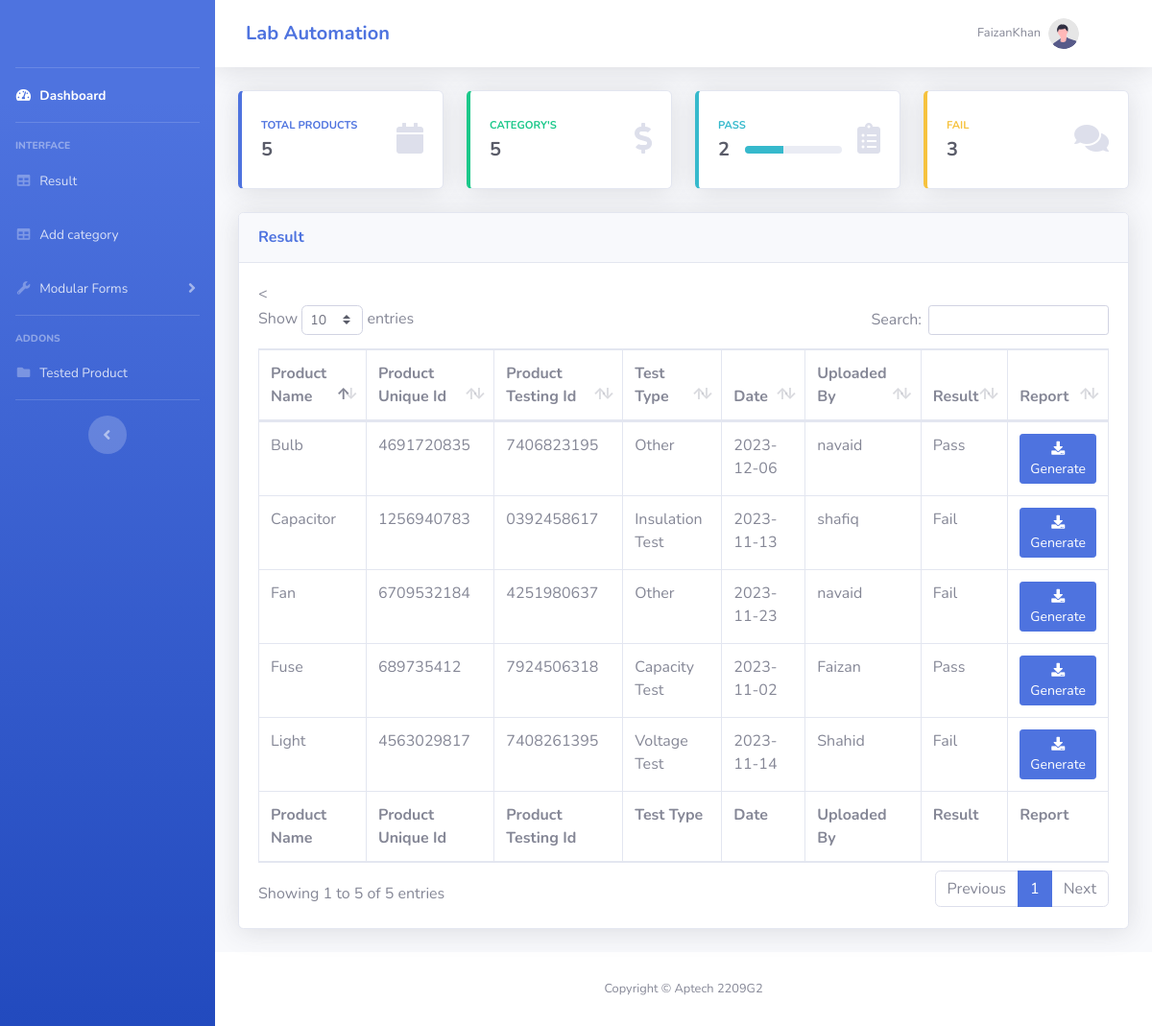
The page /data_all_fetch.php (signed in) on the database its author committed.
### tables this page shows
CREATE TABLE `tested_product` (
  `product_id` int(11) NOT NULL,
  `product_name` varchar(200) NOT NULL,
  `product_unique_id` varchar(50) NOT NULL,
  `product_testing_id` varchar(50) NOT NULL,
  `uploader_name` varchar(100) NOT NULL,
  `prod_date` varchar(100) NOT NULL,
  `result` varchar(20) NOT NULL,
  `testing_type` varchar(200) NOT NULL,
  `rating` int(50) NOT NULL,
  `remarks` varchar(200) NOT NULL,
  `description` varchar(200) NOT NULL
);

### data_all_fetch.php (the view, shortened to what this page needs)
<?php
require 'Connection/connection.php';
?>
<?php
$total_count_Query = "SELECT COUNT(*) AS total_products FROM testing_forms";
$total_count_prepare = $connection->prepare($total_count_Query);
$total_count_prepare->execute();
$total_count_Data = $total_count_prepare->fetch(PDO::FETCH_ASSOC);
$total_products_count = $total_count_Data['total_products'];
$tested_count_Query = "SELECT COUNT(*) AS tested_product FROM tested_product";
$tested_count_prepare = $connection->prepare($tested_count_Query);
$tested_count_prepare->execute();
$tested_count_Data = $tested_count_prepare->fetch(PDO::FETCH_ASSOC);
$tested_products_count = $tested_count_Data['tested_product'];
$category_count_Query = "SELECT COUNT(*) AS category FROM category";
$category_count_prepare = $connection->prepare($category_count_Query);
$category_count_prepare->execute();
$tested_count_Data_query = $category_count_prepare->fetch(PDO::FETCH_ASSOC);
$category_count = $tested_count_Data_query['category'];
$tested_pass_Query = "SELECT COUNT(*) AS total_pass_products FROM tested_product WHERE result = 'pass'";
$tested_pass_prepare = $connection->prepare($tested_pass_Query);
$tested_pass_prepare->execute();
$tested_pass_Data = $tested_pass_prepare->fetch(PDO::FETCH_ASSOC);
$total_pass_products = $tested_pass_Data['total_pass_products'];
$tested_fail_Query = "SELECT COUNT(*) AS total_fail_products FROM tested_product WHERE result = 'fail'";
$tested_fail_prepare = $connection->prepare($tested_fail_Query);
$tested_fail_prepare->execute();
$tested_fail_Data = $tested_fail_prepare->fetch(PDO::FETCH_ASSOC);
$total_fail_products = $tested_fail_Data['total_fail_products'];
$total_products_count += $tested_products_count;
$total_products = $tested_products_count;
$pass_percentage = 0;
if ($total_products > 0) {
    $pass_percentage = ($total_pass_products / $total_products) * 100;
}
?>
<?php
$fetch_query = "SELECT * FROM `tested_product` ";
$fetch_prepare = $connection->prepare($fetch_query);
$fetch_prepare->execute();
$fetch_data = $fetch_prepare->fetchAll(PDO::FETCH_ASSOC);
?>
<!DOCTYPE html>
<html lang="en">
<head>
    <link href="vendor/fontawesome-free/css/all.min.css" rel="stylesheet" type="text/css">
    <link href="css/sb-admin-2.min.css" rel="stylesheet">
    <link href="vendor/datatables/dataTables.bootstrap4.min.css" rel="stylesheet">
</head>
<body id="page-top">
    <div id="wrapper">
        <?php require 'header/navbar.php' ?>
        <div class="container-fluid">
            <div class="row">
                <div class="col-xl-3 col-md-6 mb-4">
                    <div class="card border-left-primary shadow h-100 py-2">
                        <div class="card-body">
                            <div class="row no-gutters align-items-center">
                                <div class="col mr-2">
                                    <div class="text-xs font-weight-bold text-primary text-uppercase mb-1">
                                        Total Products</div>
                                    <div class="h5 mb-0 font-weight-bold text-gray-800">
                                        <?php echo "$total_products_count"; ?>
                                    </div>
                                </div>
                                <div class="col-auto">
                                    <i class="fas fa-calendar fa-2x text-gray-300"></i>
                                </div>
                            </div>
                        </div>
                    </div>
                </div>
                <div class="col-xl-3 col-md-6 mb-4">
                    <div class="card border-left-success shadow h-100 py-2">
                        <div class="card-body">
                            <div class="row no-gutters align-items-center">
                                <div class="col mr-2">
                                    <div class="text-xs font-weight-bold text-success text-uppercase mb-1">
                                        Category's </div>
                                    <div class="h5 mb-0 font-weight-bold text-gray-800">
                                        <?php echo "$category_count"; ?>
                                    </div>
                                </div>
                                <div class="col-auto">
                                    <i class="fas fa-dollar-sign fa-2x text-gray-300"></i>
                                </div>
                            </div>
                        </div>
                    </div>
                </div>
                <div class="col-xl-3 col-md-6 mb-4">
                    <div class="card border-left-info shadow h-100 py-2">
                        <div class="card-body">
                            <div class="row no-gutters align-items-center">
                                <div class="col mr-2">
                                    <div class="text-xs font-weight-bold text-info text-uppercase mb-1">Pass
                                    </div>
                                    <div class="row no-gutters align-items-center">
                                        <div class="col-auto">
                                            <div class="h5 mb-0 mr-3 font-weight-bold text-gray-800"><?php echo "$total_pass_products"; ?></div>
                                        </div>
                                        <div class="col">
                                            <div class="progress progress-sm mr-2">
                                                <div class="progress-bar bg-info" role="progressbar" style="width: <?php echo "$pass_percentage%"; ?>" aria-valuenow="<?php echo "$pass_percentage"; ?>" aria-valuemin="0" aria-valuemax="100"></div>
                                            </div>
                                        </div>
                                    </div>
                                </div>
                                <div class="col-auto">
                                    <i class="fas fa-clipboard-list fa-2x text-gray-300"></i>
                                </div>
                            </div>
                        </div>
                    </div>
                </div>
                <div class="col-xl-3 col-md-6 mb-4">
                    <div class="card border-left-warning shadow h-100 py-2">
                        <div class="card-body">
                            <div class="row no-gutters align-items-center">
                                <div class="col mr-2">
                                    <div class="text-xs font-weight-bold text-warning text-uppercase mb-1">
                                        Fail</div>
                                    <div class="h5 mb-0 font-weight-bold text-gray-800">
                                        <?php echo "$total_fail_products"; ?>
                                    </div>
                                </div>
                                <div class="col-auto">
                                    <i class="fas fa-comments fa-2x text-gray-300"></i>
                                </div>
                            </div>
                        </div>
                    </div>
                </div>
            </div>
            <div class="card shadow mb-4">
                <div class="card-header py-3">
                    <h6 class="m-0 font-weight-bold text-primary">Result </h6>
                </div>
                <div class="card-body">
                    <div class="table-responsive">
                        <table class="table table-bordered" id="dataTable" width="100%" cellspacing="0">
                            <thead>
                                <tr>
                                    <th>Product Name</th>
                                    <th>Product Unique Id</th>
                                    <th>Product Testing Id</th>
                                    <th>Test Type</th>
                                    <th>Date</th>
                                    <th>Uploaded By</th>
                                    <th>Result</th>
                                    <th>Report</th>
                                </tr>
                            </thead>
                            <tfoot>
                                <tr>
                                    <th>Product Name</th>
                                    <th>Product Unique Id</th>
                                    <th>Product Testing Id</th>
                                    <th>Test Type</th>
                                    <th>Date</th>
                                    <th>Uploaded By</th>
                                    <th>Result</th>
                                    <th>Report</th><
                                </tr>
                            </tfoot>
                            <tbody>
                                <?php foreach ($fetch_data as $data) { ?>
                                    <tr>
                                        <td><?= $data['product_name'] ?></td>
                                        <td><?= $data['product_unique_id'] ?></td>
                                        <td><?= $data['product_testing_id'] ?></td>
                                        <td><?= $data['testing_type'] ?></td>
                                        <td><?= $data['prod_date'] ?></td>
                                        <td><?= $data['uploader_name'] ?></td>
                                        <td><?= $data['result'] ?></td>
                                        <td>
                                        <a href="reports.php?id=<?= $data['product_id'] ?>" class="btn btn-primary btn-sm d-sm-inline-block d-block">
                                  <i class="fas fa-download"></i> Generate
                                    </a>
                                        </td>
                                    </tr>
                                <?php } ?>
                            </tbody>
                        </table>
                    </div>
                </div>
            </div>
        </div>
    </div>
    <?php require 'header/footer.php' ?>
    </div>
    </div>
</body>
</html>

### header/navbar.php (shortened to what this page needs)
<head>
</head>
<ul class="navbar-nav bg-gradient-primary sidebar sidebar-dark accordion" id="accordionSidebar">
    <a class="load-body load-head load-footer sidebar-brand d-flex align-items-center justify-content-center" href="index.php">
    </a>
    <hr class="sidebar-divider my-0">
    <li class="nav-item active">
        <a class="load-body load-head load-footer nav-link" href="index.php">
            <i class="fas fa-fw fa-tachometer-alt"></i>
            <span>Dashboard</span></a>
    </li>
    <hr class="sidebar-divider">
    <div class="sidebar-heading">
        Interface
    </div>
    <li class="nav-item">
        <a class="load-body load-head load-footer nav-link collapsed" href="data_all_fetch.php">
            <i class="fas fa-fw fa-table"></i>
            <span>Result</span>
        </a>
        <?php
        if ($_SESSION['role'] === "admin") {
        ?>
            <a class="load-body load-head load-footer nav-link collapsed" href="add_category.php">
                <i class="fas fa-fw fa-table"></i>
                <span>Add category</span>
            </a>
        <?php
        } else {
        }
        ?>
    </li>
    <?php
    if ($_SESSION['role'] === "worker" || $_SESSION['role'] === "admin") {
    ?>
        <li class="nav-item">
    <a class="nav-link collapsed" href="#" data-toggle="collapse" data-target="#collapseUtilities" aria-expanded="true" aria-controls="collapseUtilities">
        <i class="fas fa-fw fa-wrench"></i>
        <span>Modular Forms</span>
    </a>
</li>
    <?php
    } else {
    } ?>
    <hr class="sidebar-divider">
    <?php
    if ($_SESSION['role'] === "tester" || $_SESSION['role'] === "admin") {
    ?>
        <div class="sidebar-heading">
            Addons
        </div>
        <li class="nav-item">
            <a class="load-body load-head load-footer nav-link collapsed" href="tested_data.php" data-target="#collapsePages" aria-expanded="true" aria-controls="collapsePages">
                <i class="fas fa-fw fa-folder"></i>
                <span>Tested Product</span>
            </a>
        </li>
    <?php
    } else {
    }
    ?>
    <hr class="sidebar-divider d-none d-md-block">
    <div class="text-center d-none d-md-inline">
        <button class="rounded-circle border-0" id="sidebarToggle"></button>
    </div>
</ul>
<div id="content-wrapper" class="d-flex flex-column">
    <div id="content">
        <nav class="navbar navbar-expand navbar-light bg-white topbar mb-4 static-top shadow">
            <div class="d-none d-sm-inline-block form-inline mr-auto ml-md-3 my-2 my-md-0 mw-100 navbar-search">
                <span class="h5" style="color:#4e73df;"><strong>Lab Automation</strong></span>
            </div>
            <ul class="navbar-nav ml-auto">
                <li class="nav-item dropdown no-arrow mx-5">
                    <a class="nav-link dropdown-toggle" href="#" id="userDropdown" role="button" data-toggle="dropdown" aria-haspopup="true" aria-expanded="false">
                        <span class="mr-2 d-none d-lg-inline text-gray-600 small"> <?php echo ($_SESSION['first_name']);
                                                                                    echo ($_SESSION['last_name']); ?></span>
                        <img class="img-profile rounded-circle" src="img/undraw_profile.svg">
                    </a>
                </li>
            </ul>
        </nav>

### header/footer.php
<footer class="sticky-footer bg-white">
                <div class="container my-auto">
                    <div class="copyright text-center my-auto">
                        <span>Copyright &copy; Aptech 2209G2</span>
                    </div>
                </div>
            </footer>

### rows shown on the page
tested_product: product_name "Fuse", product_unique "689735412", product_testing "7924506318", testing_type "Capacity Test", prod_date "2023-11-02", uploader_name "Faizan", result "Pass"
tested_product: product_name "Capacitor", product_unique "1256940783", product_testing "0392458617", testing_type "Insulation Test", prod_date "2023-11-13", uploader_name "shafiq", result "Fail"
tested_product: product_name "Bulb", product_unique "4691720835", product_testing "7406823195", testing_type "Other", prod_date "2023-12-06", uploader_name "navaid", result "Pass"
tested_product: product_name "Fan", product_unique "6709532184", product_testing "4251980637", testing_type "Other", prod_date "2023-11-23", uploader_name "navaid", result "Fail"
tested_product: product_name "Light", product_unique "4563029817", product_testing "7408261395", testing_type "Voltage Test", prod_date "2023-11-14", uploader_name "Shahid", result "Fail"

### other values the page prints
$_SESSION['first_name'] "Faizan"
$_SESSION['last_name'] "Khan"
$total_products_count "5"
$category_count "5"
$total_pass_products "2"
$total_fail_products "3"
